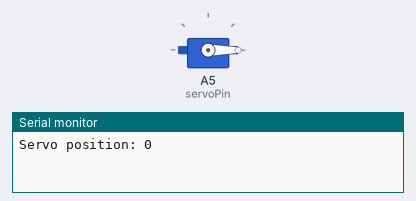
A sketch run on a simulated Arduino Uno, built with avr-gcc and run on an emulated ATmega328P. On the bench: servo, the last lines printed to the serial monitor.

Above: at 0.05 s.
At 4.45 s:
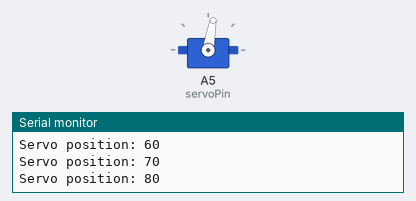
At 8.95 s:
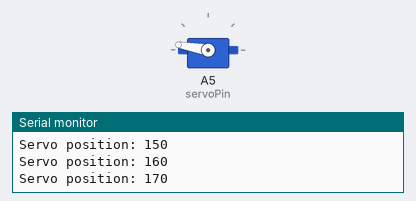
At 17.95 s:
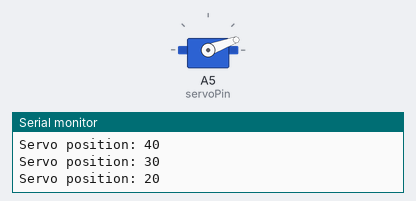
Timing chart, 0 to 24.7 s (numbered marks = the images above):
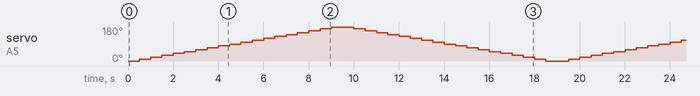

The sketch:

servo_test.ino
```cpp
#include <Servo.h>

const int servoPin = A5;
Servo testServo;

void setup()
{
  testServo.attach(servoPin);
  Serial.begin(9600);
}

void loop()
{
  for (int pos = 0; pos <= 180; pos += 10) {
    testServo.write(pos);
    Serial.print("Servo position: ");
    Serial.println(pos);
    delay(500);
  }

  for (int pos = 180; pos >= 0; pos -= 10) {
    testServo.write(pos);
    Serial.print("Servo position: ");
    Serial.println(pos);
    delay(500);
  }
}
```
